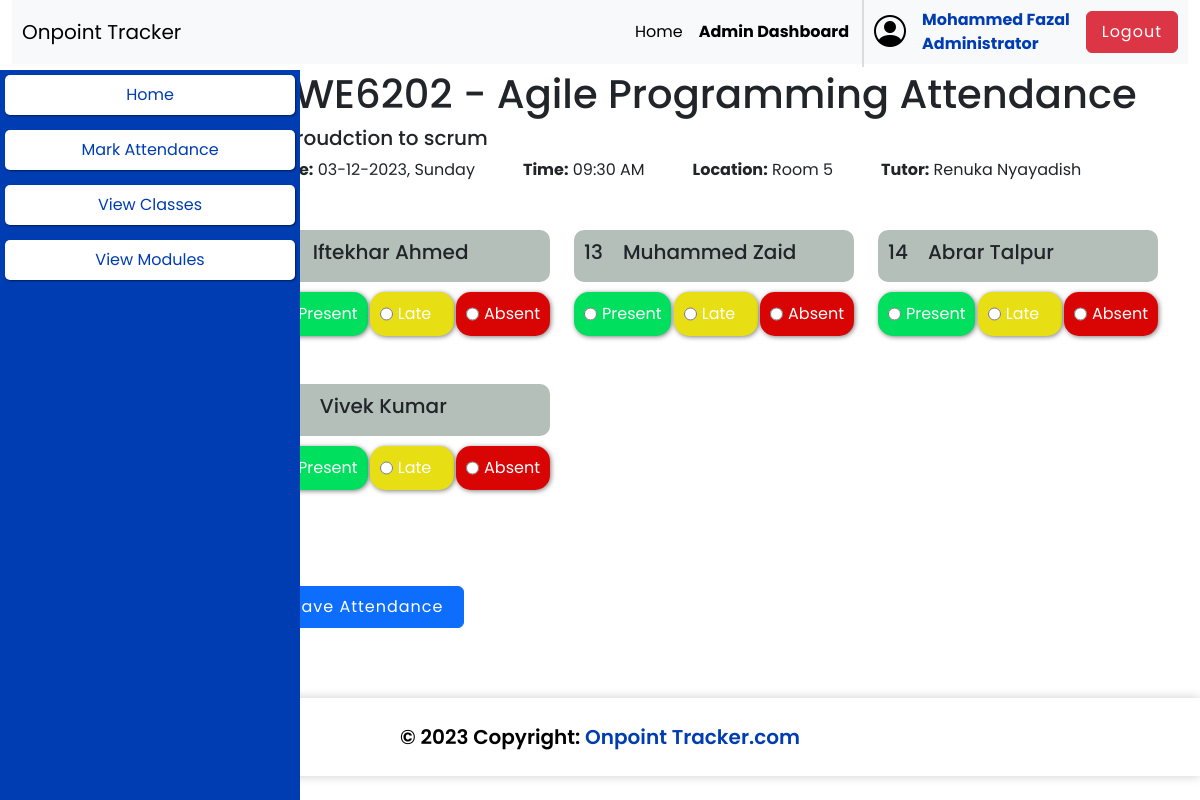
The app's page /pages/teacher_mark_attendance.php?class_id=4 (signed in) with its own data.
### tables this page shows
CREATE TABLE `class` (
  `class_id` int(11) NOT NULL,
  `class_name` varchar(50) NOT NULL,
  `class_date` date NOT NULL,
  `class_time` time NOT NULL,
  `class_location` varchar(50) NOT NULL,
  `class_module_id` int(11) NOT NULL
);

CREATE TABLE `module` (
  `module_id` int(11) NOT NULL,
  `module_name` varchar(50) DEFAULT NULL,
  `module_course_id` int(11) NOT NULL,
  `module_tutor_id` int(11) DEFAULT NULL
);

CREATE TABLE `user` (
  `user_id` int(11) NOT NULL,
  `user_fname` varchar(50) NOT NULL,
  `user_lname` varchar(50) NOT NULL,
  `user_email` varchar(50) NOT NULL,
  `user_password` varchar(50) NOT NULL,
  `user_role_id` int(11) NOT NULL,
  `user_course_id` int(11) DEFAULT NULL
);

### pages/teacher_mark_attendance.php (the view, shortened to what this page needs)
<!DOCTYPE html>
<html lang="en">
<head>
    <link rel="stylesheet" href="../inc/home.css">
    <link href="https://cdn.jsdelivr.net/npm/bootstrap@5.3.2/dist/css/bootstrap.min.css" rel="stylesheet">
    <?php require_once('..\inc\head.php'); ?>
</head>
<body>
    <div class="container-fluid">
        <?php require_once('..\inc\nav.php'); ?>
    </div>
    <?php require_once('..\inc\teacher_sidebar.php'); ?>
    <section class="container">
        <?php
        $class_id = $_GET["class_id"];
        $module_course_id = 0;
        $class_query = "SELECT * FROM
            class
            JOIN module
            JOIN user
            where class_id=$class_id
            and class.class_module_id=module.module_id
            and module.module_tutor_id=user.user_id";
        $get_class_query = mysqli_query($conn, $class_query);
        if ($get_class_query) {
            $class_result = mysqli_fetch_all($get_class_query);
            foreach ($class_result as $class) {
                $module_course_id = $class[8]
        ?>
                <h1 class=""><?php echo "$class[7] Attendance"; ?></h1>
                <h5><?php echo "$class[1]"; ?></h5>
                <ul class="d-flex gap-5 p-0" style="list-style-type: none;">
                    <li><b>Date:</b> <?php echo date('d-m-Y, l', strtotime($class[2])); ?></li>
                    <li><b>Time:</b> <?php echo date('h:i A', strtotime($class[3])); ?></li>
                    <li><b>Location:</b> <?php echo "$class[4]"; ?> </li>
                    <li><b>Tutor:</b> <?php echo "$class[11] $class[12]"; ?></li>
                </ul>
        <?php }
        } ?>
        <form action="../functions/save_attendance_script.php" method="POST">
            <div class="mt-5">
                <div class="row">
                    <?php
                    $students_query = "SELECT user_id,user_fname,user_lname FROM
                user
                where user_role_id = 2
                and user.user_course_id = $module_course_id";
                    $get_students_query = mysqli_query($conn, $students_query);
                    if ($get_students_query) {
                        $student_result = mysqli_fetch_all($get_students_query);
                        foreach ($student_result as $student) {
                    ?>
                            <div class="col-4 mb-5">
                                <div class="name">
                                    <h5><?php echo "$student[0]"; ?></h5>
                                    <h5><?php echo "$student[1] $student[2]"; ?></h5>
                                </div>
                                <div class="buttons">
                                    <div class="radio green">
                                        <input type="radio" id="<?php echo "present_$student[0]" ?>" name="<?php echo "attendance_$student[0]" ?>" value="P" required>
                                        <label for="<?php echo "present_$student[0]" ?>">Present</label>
                                    </div>
                                    <div class="radio yellow">
                                        <input type="radio" id="<?php echo "late_$student[0]" ?>" name="<?php echo "attendance_$student[0]" ?>" value="L">
                                        <label for="<?php echo "late_$student[0]" ?>">Late</label>
                                    </div>
                                    <div class="radio red">
                                        <input type="radio" id="<?php echo "absent_$student[0]" ?>" name="<?php echo "attendance_$student[0]" ?>" value="A">
                                        <label for="<?php echo "absent_$student[0]" ?>">Absent</label>
                                    </div>
                                </div>
                            </div>
                    <?php   }
                    }
                    ?>
                </div>
            </div>
            <button class="mt-5 btn btn-primary" name="submit" type="submit" value="submit">Save Attendance</button>
        </form>
    </section>
    <footer class="bg-light text-center text-lg-start">
        <div class="text-center p-4" style="background-color: white; color:black; font-size: 20px; font-weight:600; box-shadow: 0 0 10px rgba(0, 0, 0, 0.2); ">
            © 2023 Copyright:
            <a href="home.html" style="font-size: 20px; font: weight 600px; color:#003DB2; text-decoration:none">Onpoint
                Tracker.com</a>
        </div>
    </footer>
</body>
</html>

### inc/home.css (style rules this page uses)
* { margin: 0; padding: 0; box-sizing: border-box; font-family: "Poppins", sans-serif; }
body { background-color: white; }
.container { width: 100%; margin: auto; margin: 70px 70px 70px 70px; }
ul li:before { font-weight: bold; display: inline-block; width: 2em; margin-left: -1em; }

### inc/head.php (style rules this page uses)
* { margin: 0; padding: 0; box-sizing: border-box; font-family: "Poppins", sans-serif; }

### pages/teacher_mark_attendance.php (style rules this page uses)
.name { background-color: #B3BFB8; display: flex; gap: 20px; padding: 10px; border-radius: 10px; margin-bottom: 10px; }
.buttons { display: flex; justify-content: space-between; }
.green { background-color: #00DF5D; }
.red { background-color: #D90404; }
.yellow { background-color: #E7DF13; }
.container { padding-left: 20%; }
.container-fluid { top: 0; position: fixed; z-index: 1000; }
.radio { padding: 10px; display: flex; flex-direction: row; gap: 5px; border-radius: 15px; min-width: 30%; color: white; box-shadow: 1px 1px 5px rgba(0, 0, 0, 0.5); }
.radio>label { width: 100%; }

### inc/nav.php (style rules this page uses)
.btn-primary { padding: 8px 20px 8px 20px; letter-spacing: 1px; }

### records on screen
class: class_module.module_name "SWE6202 - Agile Programming", class_name "Introudction to scrum", class_date "03-12-2023, Sunday", class_time "09:30 AM", class_location "Room 5", user.user_fname "Renuka", user.user_lname "Nyayadish"
user: user_fname "Iftekhar", user_lname "Ahmed"
user: user_id "13", user_fname "Muhammed", user_lname "Zaid"
user: user_id "14", user_fname "Abrar", user_lname "Talpur"
user: user_fname "Vivek", user_lname "Kumar"

### other values on screen
$_SESSION['first_name'] "Mohammed"
$_SESSION['last_name'] "Fazal"
$_SESSION['role_name'] "Administrator"
